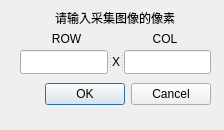
<?xml version="1.0" encoding="UTF-8"?>
<ui version="4.0">
 <class>Dialog</class>
 <widget class="QDialog" name="Dialog">
  <property name="geometry">
   <rect>
    <x>0</x>
    <y>0</y>
    <width>224</width>
    <height>130</height>
   </rect>
  </property>
  <property name="windowTitle">
   <string>Dialog</string>
  </property>
  <property name="toolTip">
   <string/>
  </property>
  <property name="layoutDirection">
   <enum>Qt::LeftToRight</enum>
  </property>
  <property name="sizeGripEnabled">
   <bool>false</bool>
  </property>
  <widget class="QLabel" name="label">
   <property name="geometry">
    <rect>
     <x>40</x>
     <y>10</y>
     <width>150</width>
     <height>16</height>
    </rect>
   </property>
   <property name="sizePolicy">
    <sizepolicy hsizetype="Preferred" vsizetype="Preferred">
     <horstretch>0</horstretch>
     <verstretch>15</verstretch>
    </sizepolicy>
   </property>
   <property name="frameShape">
    <enum>QFrame::NoFrame</enum>
   </property>
   <property name="frameShadow">
    <enum>QFrame::Sunken</enum>
   </property>
   <property name="text">
    <string>请输入采集图像的像素</string>
   </property>
   <property name="scaledContents">
    <bool>false</bool>
   </property>
   <property name="alignment">
    <set>Qt::AlignCenter</set>
   </property>
   <property name="indent">
    <number>3</number>
   </property>
   <property name="openExternalLinks">
    <bool>true</bool>
   </property>
  </widget>
  <widget class="QSplitter" name="splitter">
   <property name="geometry">
    <rect>
     <x>20</x>
     <y>50</y>
     <width>191</width>
     <height>24</height>
    </rect>
   </property>
   <property name="orientation">
    <enum>Qt::Horizontal</enum>
   </property>
   <widget class="QLineEdit" name="row_lineEdit">
    <property name="sizePolicy">
     <sizepolicy hsizetype="Preferred" vsizetype="Fixed">
      <horstretch>0</horstretch>
      <verstretch>0</verstretch>
     </sizepolicy>
    </property>
   </widget>
   <widget class="QLabel" name="label_2">
    <property name="text">
     <string>X</string>
    </property>
    <property name="textFormat">
     <enum>Qt::AutoText</enum>
    </property>
    <property name="alignment">
     <set>Qt::AlignCenter</set>
    </property>
   </widget>
   <widget class="QLineEdit" name="col_lineEdit"/>
  </widget>
  <widget class="QDialogButtonBox" name="buttonBox">
   <property name="geometry">
    <rect>
     <x>20</x>
     <y>80</y>
     <width>191</width>
     <height>28</height>
    </rect>
   </property>
   <property name="orientation">
    <enum>Qt::Horizontal</enum>
   </property>
   <property name="standardButtons">
    <set>QDialogButtonBox::Cancel|QDialogButtonBox::Ok</set>
   </property>
  </widget>
  <widget class="QWidget" name="layoutWidget">
   <property name="geometry">
    <rect>
     <x>20</x>
     <y>30</y>
     <width>191</width>
     <height>17</height>
    </rect>
   </property>
   <layout class="QHBoxLayout" name="horizontalLayout">
    <item>
     <widget class="QLabel" name="label_3">
      <property name="sizePolicy">
       <sizepolicy hsizetype="Preferred" vsizetype="Preferred">
        <horstretch>0</horstretch>
        <verstretch>15</verstretch>
       </sizepolicy>
      </property>
      <property name="frameShape">
       <enum>QFrame::NoFrame</enum>
      </property>
      <property name="frameShadow">
       <enum>QFrame::Sunken</enum>
      </property>
      <property name="text">
       <string>ROW</string>
      </property>
      <property name="scaledContents">
       <bool>false</bool>
      </property>
      <property name="alignment">
       <set>Qt::AlignCenter</set>
      </property>
      <property name="margin">
       <number>0</number>
      </property>
      <property name="indent">
       <number>3</number>
      </property>
      <property name="openExternalLinks">
       <bool>true</bool>
      </property>
     </widget>
    </item>
    <item>
     <widget class="QLabel" name="label_4">
      <property name="sizePolicy">
       <sizepolicy hsizetype="Preferred" vsizetype="Preferred">
        <horstretch>0</horstretch>
        <verstretch>15</verstretch>
       </sizepolicy>
      </property>
      <property name="frameShape">
       <enum>QFrame::NoFrame</enum>
      </property>
      <property name="frameShadow">
       <enum>QFrame::Sunken</enum>
      </property>
      <property name="text">
       <string>COL</string>
      </property>
      <property name="scaledContents">
       <bool>false</bool>
      </property>
      <property name="alignment">
       <set>Qt::AlignCenter</set>
      </property>
      <property name="margin">
       <number>0</number>
      </property>
      <property name="indent">
       <number>3</number>
      </property>
      <property name="openExternalLinks">
       <bool>true</bool>
      </property>
     </widget>
    </item>
   </layout>
  </widget>
 </widget>
 <resources/>
 <connections>
  <connection>
   <sender>buttonBox</sender>
   <signal>accepted()</signal>
   <receiver>Dialog</receiver>
   <slot>accept()</slot>
   <hints>
    <hint type="sourcelabel">
     <x>248</x>
     <y>254</y>
    </hint>
    <hint type="destinationlabel">
     <x>157</x>
     <y>274</y>
    </hint>
   </hints>
  </connection>
  <connection>
   <sender>buttonBox</sender>
   <signal>rejected()</signal>
   <receiver>Dialog</receiver>
   <slot>reject()</slot>
   <hints>
    <hint type="sourcelabel">
     <x>316</x>
     <y>260</y>
    </hint>
    <hint type="destinationlabel">
     <x>286</x>
     <y>274</y>
    </hint>
   </hints>
  </connection>
 </connections>
 <slots>
  <slot>set_pixels()</slot>
 </slots>
</ui>
